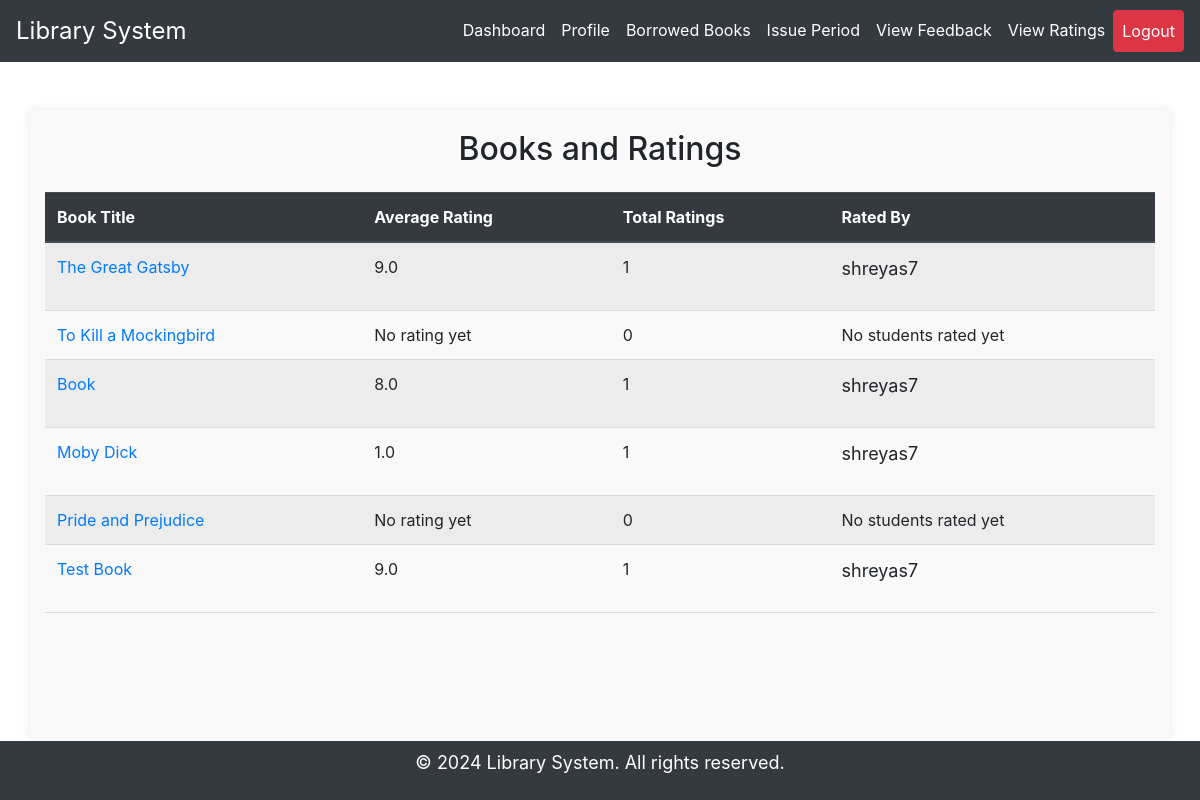
The page /librarian/ratings/ (signed in) on the database as committed earlier.
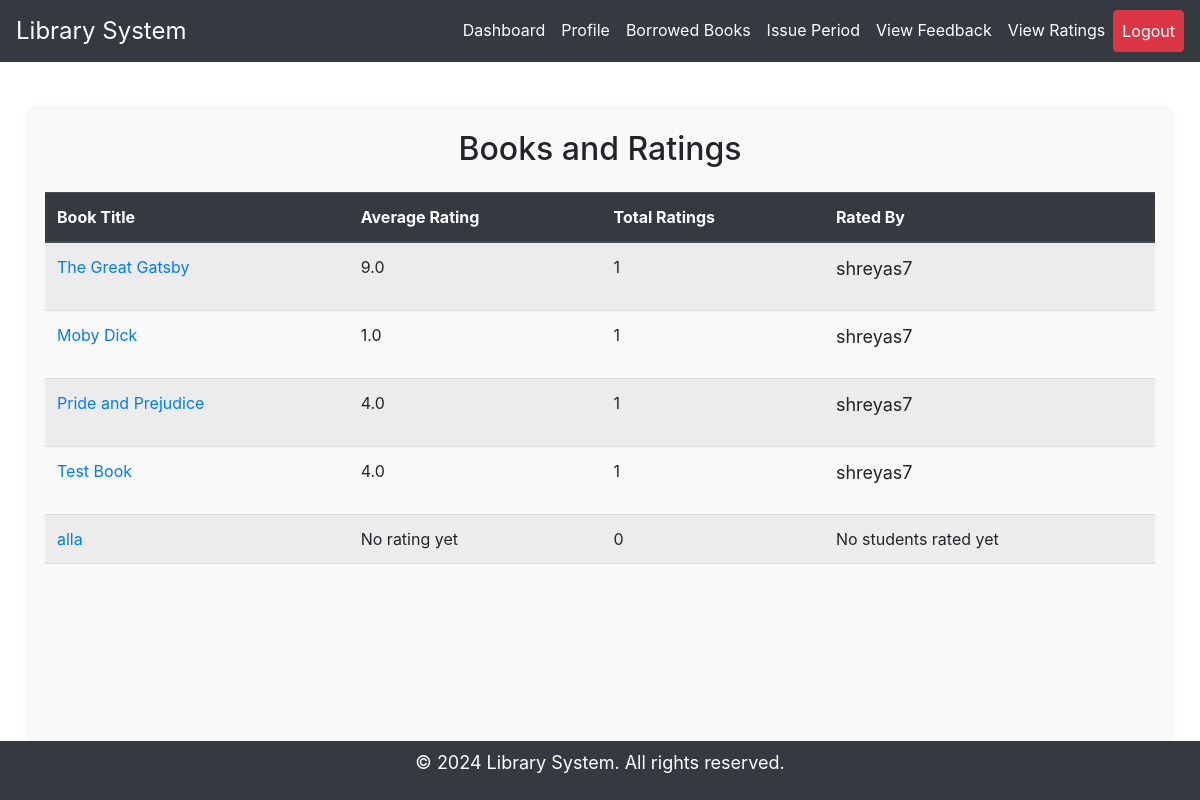
The same page on the database as committed later.
### lib/models.py (models this page shows, shortened)
class Book(models.Model):
    title = models.CharField(max_length=200)
    author = models.CharField(max_length=200)
    genre = models.CharField(max_length=200)
    published_date = models.DateField()
    isbn_number = models.BigIntegerField(unique=True)
    available_copies = models.IntegerField(
    validators=[MinValueValidator(0)]
)
    image = models.ImageField(upload_to='book_images/', blank=True, null=True)  # Add this line
    total_ratings = models.IntegerField(default=0)
    total_rating_value = models.IntegerField(default=0)

### lib/views.py (the view)
# urls.py: path('librarian/ratings/', views.librarian_view_ratings, name='librarian_view_ratings'),
@staff_member_required
def librarian_view_ratings(request):
    books_with_ratings = []
    books = Book.objects.all()
    for book in books:
        ratings = BookRating.objects.filter(book=book)
        total_ratings = ratings.count()
        average_rating = ratings.aggregate(Avg('rating'))['rating__avg']
        rated_students = [rating.student.user.username for rating in ratings]  # Accessing the username via `rating.student.user.username`
        books_with_ratings.append({
            'book': book,
            'average_rating': average_rating,
            'total_ratings': total_ratings,
            'rated_students': rated_students,  # Passing rated students info
        })
    return render(request, 'lib/librarian_view_ratings.html', {'books_with_ratings': books_with_ratings})

### lib/templates/lib/librarian_view_ratings.html (shortened to what this page needs)
{% load static %}
<!DOCTYPE html>
<html lang="en">
<head>
    <link rel="stylesheet" href="{% static 'css/styles.css' %}">
    <link href="https://stackpath.bootstrapcdn.com/bootstrap/4.5.2/css/bootstrap.min.css" rel="stylesheet">
</head>
<body class="d-flex flex-column min-vh-100">
    <nav class="navbar navbar-expand-lg navbar-dark bg-dark">
        <a class="navbar-brand" href="{% url 'lib:home' %}" style="font-size: 1.5rem;">Library System</a>
        <div class="collapse navbar-collapse" id="navbarNav">
            <ul class="navbar-nav ml-auto">
                <li class="nav-item">
                    <a class="nav-link text-white" href="{% url 'lib:librarian_dashboard' %}">Dashboard</a>
                </li>
                <li class="nav-item">
                    <a class="nav-link text-white" href="{% url 'lib:librarian_profile' %}">Profile</a>
                </li>
                <li class="nav-item">
                    <a class="nav-link text-white" href="{% url 'lib:borrowed_books' %}">Borrowed Books</a>
                </li>
                <li class="nav-item">
                    <a class="nav-link text-white" href="{% url 'lib:issue_period' %}">Issue Period</a>
                </li>
                <li class="nav-item">
                    <a class="nav-link text-white" href="{% url 'lib:view_feedback' %}">View Feedback</a>
                </li>
                <li class="nav-item">
                    <a class="nav-link text-white" href="{% url 'lib:librarian_view_ratings' %}">View Ratings</a>
                </li>
                <li class="nav-item">
                    <a class="nav-link btn btn-danger text-white" href="{% url 'lib:logout_views' %}">Logout</a>
                </li>
            </ul>
        </div>
    </nav>
    <div class="container mt-5">
        <h2 class="text-center mb-4">Books and Ratings</h2>
        <table class="table table-striped">
            <thead class="thead-dark">
                <tr>
                    <th>Book Title</th>
                    <th>Average Rating</th>
                    <th>Total Ratings</th>
                    <th>Rated By</th>
                </tr>
            </thead>
            <tbody>
                {% for item in books_with_ratings %}
                <tr>
                    <td><a href="{% url 'lib:book_detail_lib' item.book.isbn_number %}">{{ item.book.title }}</a></td>
                    <td>
                        {% if item.average_rating %}
                            {{ item.average_rating|floatformat:1 }}
                        {% else %}
                            No rating yet
                        {% endif %}
                    </td>
                    <td>{{ item.total_ratings }}</td>
                    <td>
                        {% if item.rated_students %}
                            {% for student in item.rated_students %}
                                <p>{{ student }}</p>
                            {% endfor %}
                        {% else %}
                            No students rated yet
                        {% endif %}
                    </td>
                </tr>
                {% empty %}
                <tr>
                    <td colspan="4" class="text-center">No books available.</td>
                </tr>
                {% endfor %}
            </tbody>
        </table>
    </div>
    <div class="text-center mt-auto py-2" style="background-color: #343a40; color: white;">
        <p>&copy; 2024 Library System. All rights reserved.</p>
    </div>
</body>
</html>

Rows that differ between the two databases and show on the page:
removed Book: book "To Kill a Mockingbird", shows "No rating yet", total_ratings "0", shows "No students rated yet"
removed Book: book "Book", average_rating "8.0", total_ratings "1", rated_students "shreyas7"
changed Book "Pride and Prejudice": average_rating (not shown) → "4.0"; total_ratings "0" → "1"; no longer shows "No rating yet No students rated yet"
changed Book "Test Book": average_rating "9.0" → "4.0"
added Book: book "alla", shows "No rating yet", total_ratings "0", shows "No students rated yet"
Other text that changed with them:
new list line: "shreyas7"
